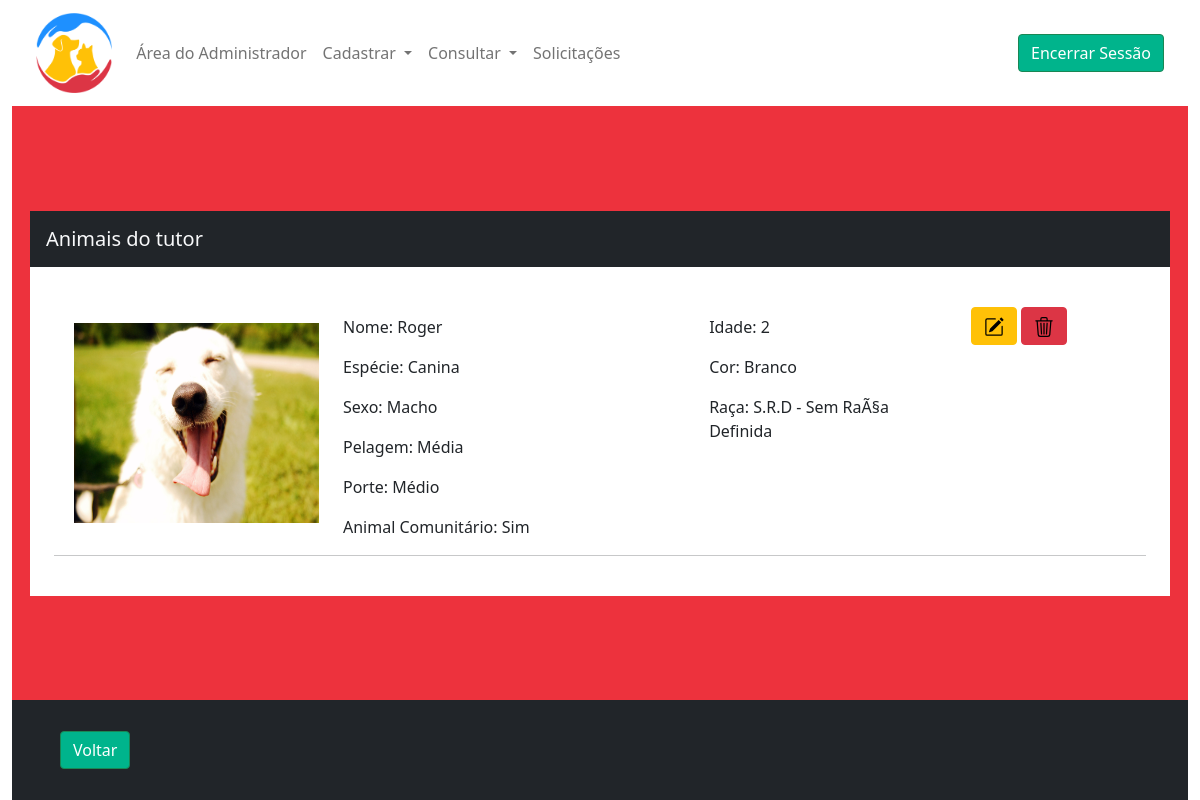
Before: /consulta-animais/24 (signed in) with the older database file.
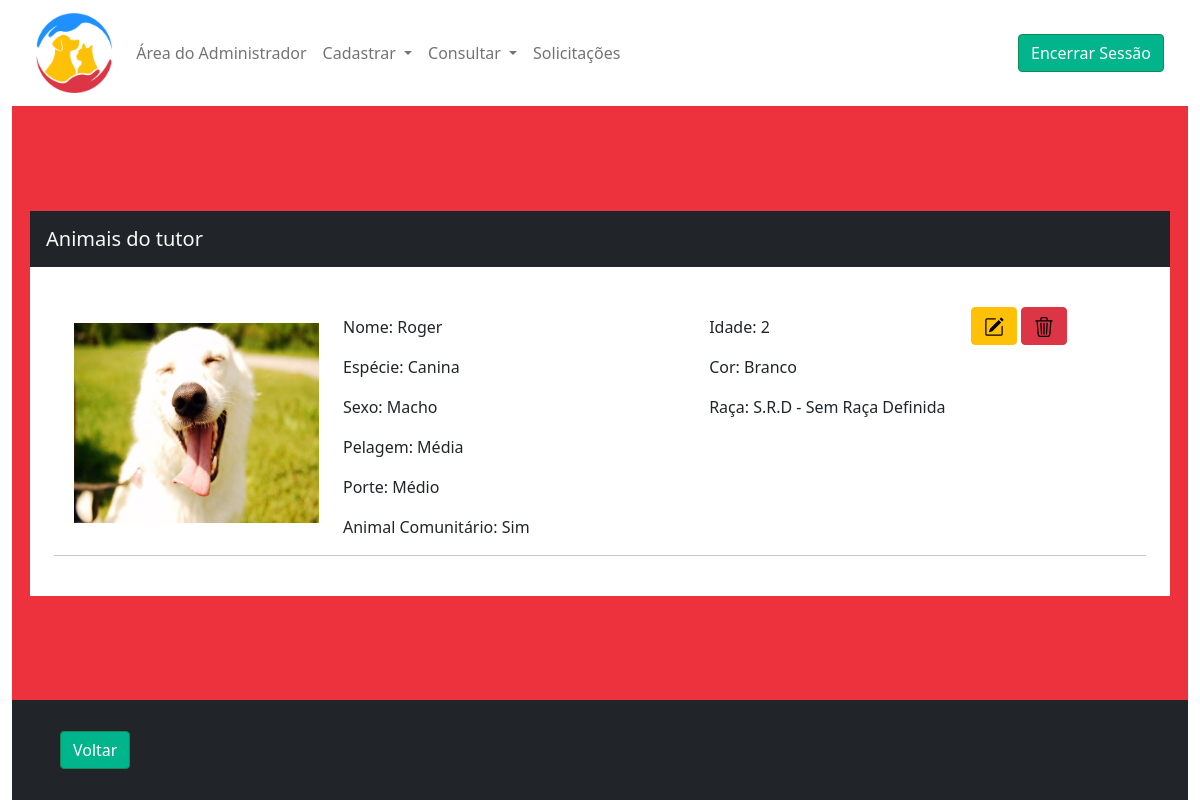
After: the same page with the newer database file.
### tables this page shows
CREATE TABLE `animal` (
  `idanimal` int(11) NOT NULL,
  `idusuario` int(11) NOT NULL,
  `idraca` int(11) NOT NULL,
  `aninome` varchar(50) NOT NULL,
  `especie` tinyint(4) NOT NULL COMMENT '0 para Canina e 1 para Felina',
  `sexo` tinyint(4) NOT NULL COMMENT '0 para Fêmea; 1 para Macho',
  `cor` varchar(30) NOT NULL,
  `pelagem` tinyint(4) NOT NULL COMMENT '0 pra curta; 1 média; 2 pra alta;',
  `porte` tinyint(4) NOT NULL COMMENT '0 pra pequeno; 1 pra médio; 2 pra grande;',
  `idade` tinyint(4) NOT NULL,
  `comunitario` tinyint(4) NOT NULL COMMENT '0 pra não; 1 pra sim;',
  `foto` varchar(50) DEFAULT NULL,
  `codchip` char(15) DEFAULT NULL
);

CREATE TABLE `raca` (
  `idraca` int(11) NOT NULL,
  `raca` varchar(30) NOT NULL,
  `tipoespecie` tinyint(4) NOT NULL COMMENT '0 pra cachorro; 1 pra gato; 2 para os dois'
);

### model/Animal.php (called while the page is built, shortened)
<?php
    class Animal{
        private $idusuario;
        function retornarAnimais()
        {
            $con = Conexao::conectar();
            $cmd = $con->prepare("SELECT animal.*, raca.*, status, msgrecusa FROM animal join raca on
                                    animal.idraca = raca.idraca left join castracao on
                                    animal.idanimal = castracao.idanimal WHERE idusuario = :idusuario");
            $cmd->bindParam(":idusuario", $this->idusuario);
            $cmd->execute();
            return $cmd->fetchAll(PDO::FETCH_OBJ);
        }
    }
?>

### view/consultaAnimais.php (the view, shortened to what the changed rows need)
<!DOCTYPE html>
<html lang="pt-br">
<head>
    <?php include_once "head.php";?>
</head>
<body>
    <div class="container-fluid d-grid min-vh-100 corpo">
        <div class="bg-danger container-fluid" style="grid-area: corpo;">
            <div class="row h-100 align-items-center">
                <div class="p-3">
                    <div class="container p-sm-3 p-md-3 p-lg-4 p-3 px-0 bg-white">
                    <?php
                        foreach ($dadosAnimal as $value)
                        {
                            $valorEspecie = $value->especie;
                            $value->especie = str_replace("0","Canina", $value->especie);
                            $value->especie = str_replace("1","Felina", $value->especie);
                            $valorSexo = $value->sexo;
                            $value->sexo = str_replace("0","Fêmea", $value->sexo);
                            $value->sexo = str_replace("1","Macho", $value->sexo);
                            $valorPelagem = $value->pelagem;
                            $value->pelagem = str_replace("0","Curta", $value->pelagem);
                            $value->pelagem = str_replace("1","Média", $value->pelagem);
                            $value->pelagem = str_replace("2","Alta", $value->pelagem);
                            $valorPorte = $value->porte;
                            $value->porte = str_replace("0","Pequeno", $value->porte);
                            $value->porte = str_replace("1","Médio", $value->porte);
                            $value->porte = str_replace("2","Grande", $value->porte);
                            $valorComunitario = $value->comunitario;
                            $value->comunitario = str_replace("0","Não", $value->comunitario);
                            $value->comunitario = str_replace("1","Sim", $value->comunitario);
                            echo
                            "
                                <div class='row mt-3 mx-2'>
                                    <div class='col-md-3 d-flex align-items-center'>
                                        <img src='".URL."recursos/img/Animais/$value->foto' alt='Imagem' class='mw-100' style='height: 200px; width: 300px;'>
                                    </div>
                                    <div class='col-md-7 mt-2'>
                                        <div class='row'>
                                            <div class='col-md-7'>
                                                <div class='row'>
                                                    <p>
                                                        Nome:
                                                        ".$value->aninome."
                                                    </p>
                                                </div>
                                                <div class='row'>
                                                    <p>
                                                        Espécie:
                                                        ".$value->especie."
                                                    </p>
                                                </div>
                                                <div class='row'>
                                                    <p>
                                                        Sexo:
                                                        ".$value->sexo."
                                                    </p>
                                                </div>
                                                <div class='row'>
                                                    <p>
                                                        Pelagem:
                                                        ".$value->pelagem."
                                                    </p>
                                                </div>
                                                <div class='row'>
                                                    <p>
                                                        Porte:
                                                        ".$value->porte."
                                                    </p>
                                                </div>
                                                <div class='row'>
                                                    <p class='mb-md-0'>
                                                        Animal Comunitário:
                                                        ".$value->comunitario."
                                                    </p>
                                                </div>
                                            </div>
                                            <div class='col-md-5'>
                                                <div class='row'>
                                                    <p>
                                                        Idade:
                                                        ".$value->idade."
                                                    </p>
                                                </div>
                                                <div class='row'>
                                                    <p>
                                                        Cor:
                                                        ".$value->cor."
                                                    </p>
                                                </div>
                                                <div class='row'>
                                                    <p class='mb-0'>
                                                        Raça:
                                                        ".$value->raca."
                                                    </p>
                                                </div>
                                            </div>
                                        </div>
                                    </div>
                                    <div class='col-md-2 mt-2 mt-md-0'>
                                        <button class='btn btn-warning' id='btnEditar' type='button' data-bs-target='#modalEditar' data-bs-toggle='modal'
                                                data-idanimal='$value->idanimal' data-idusuario='$value->idusuario' data-nome='$value->aninome' data-especie='$valorEspecie'
                                                data-sexo='$valorSexo' data-cor='$value->cor' data-raca='$value->idraca' data-idade='$value->idade' data-pelagem='$valorPelagem'
                                                data-porte='$valorPorte' data-comunitario='$valorComunitario' data-foto='$value->foto'>
                                                <img src=". URL . "recursos/img/pencil-square.svg".">
                                        </button>
                                        <a class='btn btn-danger' onClick='confirmar($value->idanimal, $value->idusuario, &apos;$value->foto&apos;)'><img src=". URL . "recursos/img/trash3.svg"."></a>
                                    </div>
                                </div>
                                <hr>
                            ";
                        }
                    ?>
                    </div>
                </div>
            </div>
        </div>
    </div>
</body>
</html>

Changed rows visible on the page:
changed through a linked row, animal "Roger": idraca.raca "S.R.D - Sem RaÃ§a Definida" → "S.R.D - Sem Raça Definida"
